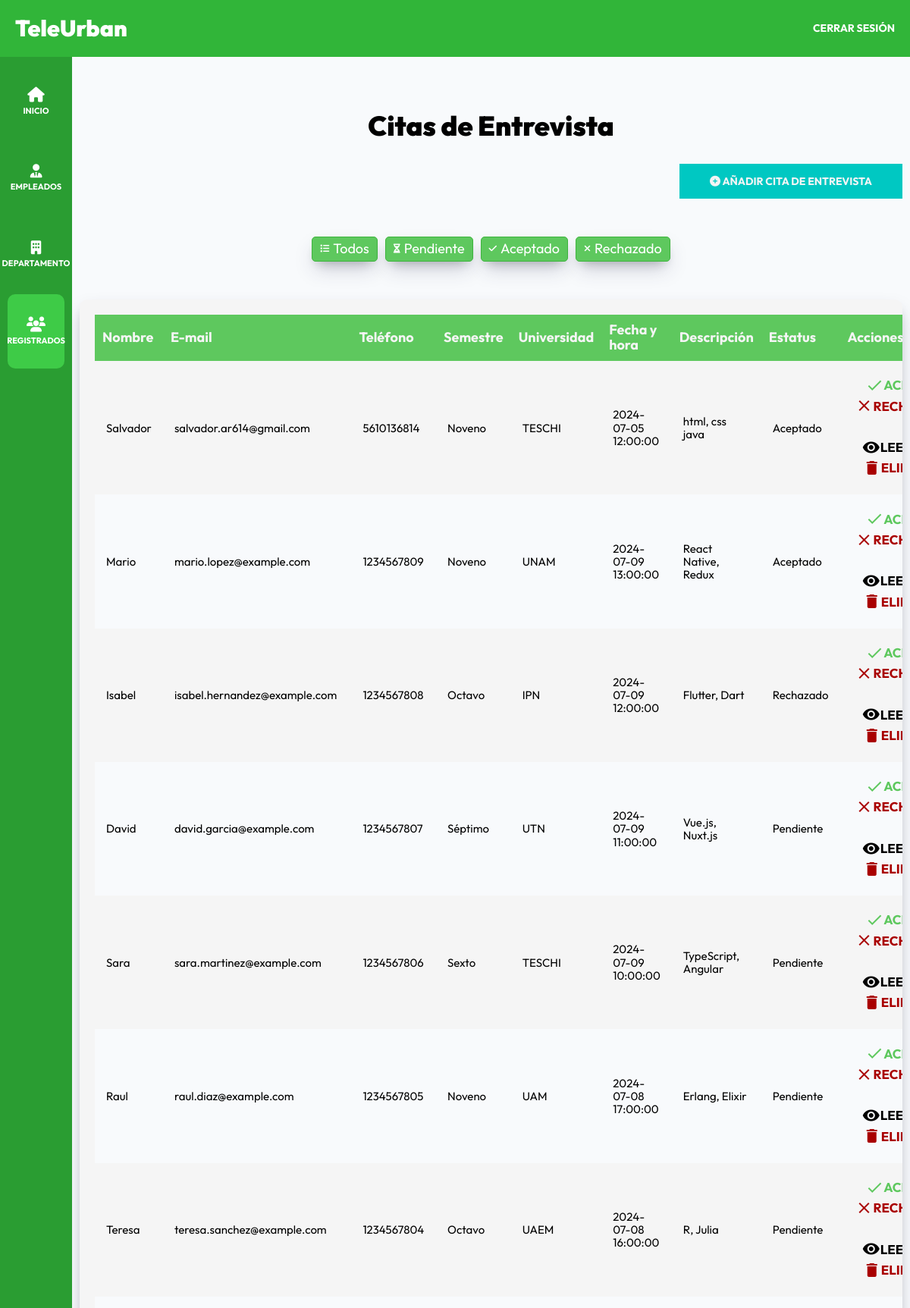
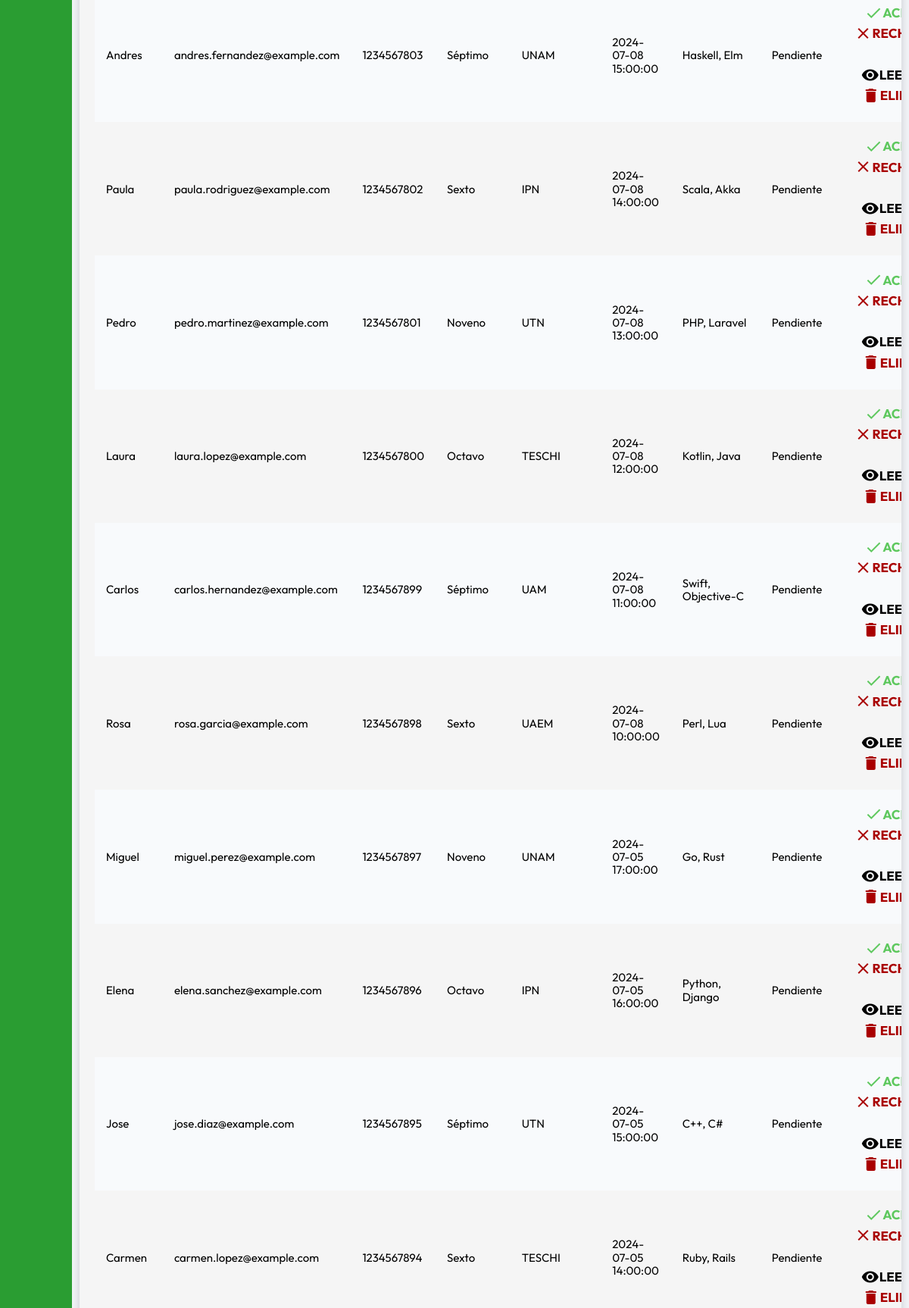
/admin/registrados (signed in, upper part), run on the app's committed database (2 pictures, top to bottom).
### tables this page shows
CREATE TABLE `entrevistas` (
  `id` int NOT NULL AUTO_INCREMENT,
  `nombre` varchar(255) NOT NULL,
  `a_paterno` varchar(255) NOT NULL,
  `a_materno` varchar(255) NOT NULL,
  `email` varchar(255) NOT NULL,
  `telefono` varchar(20) NOT NULL,
  `discapacidad_id` bigint DEFAULT NULL,
  `genero_id` bigint DEFAULT NULL,
  `semestre_id` bigint DEFAULT NULL,
  `universidad_id` bigint DEFAULT NULL,
  `curriculum` longblob,
  `fecha_hora` datetime NOT NULL,
  `modalidad_id` bigint DEFAULT NULL,
  `token` varchar(82) DEFAULT NULL,
  `token_expiracion` datetime DEFAULT NULL,
  `departamento_id` bigint DEFAULT NULL,
  `habilidades` text,
  `estatus_id` bigint DEFAULT NULL,
  PRIMARY KEY (`id`),
  KEY `discapacidad_id` (`discapacidad_id`),
  KEY `genero_id` (`genero_id`),
  KEY `semestre_id` (`semestre_id`),
  KEY `universidad_id` (`universidad_id`),
  KEY `modalidad_id` (`modalidad_id`),
  KEY `fk_departamento_id` (`departamento_id`),
  KEY `fk_estatus` (`estatus_id`),
  CONSTRAINT `entrevistas_ibfk_1` FOREIGN KEY (`discapacidad_id`) REFERENCES `discapacidad` (`id`),
  CONSTRAINT `entrevistas_ibfk_2` FOREIGN KEY (`genero_id`) REFERENCES `genero` (`id`),
  CONSTRAINT `entrevistas_ibfk_3` FOREIGN KEY (`semestre_id`) REFERENCES `semestre` (`id`),
  CONSTRAINT `entrevistas_ibfk_4` FOREIGN KEY (`universidad_id`) REFERENCES `universidad` (`id`),
  CONSTRAINT `entrevistas_ibfk_6` FOREIGN KEY (`modalidad_id`) REFERENCES `descripcion` (`id`),
  CONSTRAINT `entrevistas_ibfk_departamento` FOREIGN KEY (`departamento_id`) REFERENCES `departamentos` (`id`),
  CONSTRAINT `fk_departamento_id` FOREIGN KEY (`departamento_id`) REFERENCES `departamentos` (`id`),
  CONSTRAINT `fk_estatus` FOREIGN KEY (`estatus_id`) REFERENCES `status` (`id`)
);

CREATE TABLE `semestre` (
  `id` bigint NOT NULL AUTO_INCREMENT,
  `grado` varchar(250) NOT NULL,
  PRIMARY KEY (`id`),
  UNIQUE KEY `grado` (`grado`)
);

CREATE TABLE `universidad` (
  `id` bigint NOT NULL AUTO_INCREMENT,
  `nombre` varchar(250) NOT NULL,
  PRIMARY KEY (`id`),
  UNIQUE KEY `nombre` (`nombre`)
);

CREATE TABLE `status` (
  `id` bigint NOT NULL AUTO_INCREMENT,
  `nombre` varchar(250) NOT NULL,
  PRIMARY KEY (`id`),
  UNIQUE KEY `nombre` (`nombre`)
);

### controllers/EntrevistaController.php (called while the page is built, shortened)
<?php
class EntrevistaController {
    public static function index(Router $router) {
        $entrevistas = [];
        if (is_admin()) {
            $entrevistas = Entrevista::all();
        } elseif (is_jefe() || is_trabajador()) {
            $user_departamento_id = $_SESSION['departamento_id'];
            $entrevistas = Entrevista::where('departamento_id', $user_departamento_id);
        } else {
            header('Location: /403');
            return;
        }
        foreach ($entrevistas as $entrevista) {
            $entrevista->universidad_nombre = $entrevista->obtenerUniversidad();
            $entrevista->semestre_nombre = $entrevista->obtenerSemestre();
            $entrevista->departamento_nombre = $entrevista->obtenerDepartamento();
            $entrevista->modalidad_nombre = $entrevista->obtenerModalidad();
            $entrevista->discapacidad_nombre = $entrevista->obtenerDiscapacidad();
            $entrevista->genero_nombre = $entrevista->obtenerGenero();
            $entrevista->estatus_nombre = $entrevista->obtenerEstatus();
        }
        $router->render('admin/registrados/index', [
            'titulo' => 'Citas de Entrevista',
            'entrevistas' => $entrevistas,
            'mostrarAcciones' => true
        ]);
    }
}

### public/index.php (called while the page is built, shortened)
<?php
$router = new Router();
$router->get('/login', [AuthController::class, 'login']);
$router->post('/login', [AuthController::class, 'login']);
$router->post('/logout', [AuthController::class, 'logout']);
$router->get('/registro', [AuthController::class, 'registro']);
$router->post('/registro', [AuthController::class, 'registro']);
$router->get('/olvide', [AuthController::class, 'olvide']);
$router->post('/olvide', [AuthController::class, 'olvide']);
$router->get('/reestablecer', [AuthController::class, 'reestablecer']);
$router->post('/reestablecer', [AuthController::class, 'reestablecer']);
$router->get('/mensaje', [AuthController::class, 'mensaje']);
$router->get('/confirmar-cuenta', [AuthController::class, 'confirmar']);
$router->get('/admin/dashboard', [DashboardController::class, 'index']);
$router->get('/admin/empleados', [EmpleadosController::class, 'index']);
$router->get('/admin/empleados/crear', [EmpleadosController::class, 'crear']);
$router->post('/admin/empleados/crear', [EmpleadosController::class, 'crear']);
$router->get('/admin/empleados/editar', [EmpleadosController::class, 'editar']);
$router->post('/admin/empleados/editar', [EmpleadosController::class, 'editar']);
$router->post('/admin/empleados/eliminar', [EmpleadosController::class, 'eliminar']);
$router->get('/admin/departamentos', [DepartamentosController::class, 'index']);
$router->get('/admin/departamentos/crear', [DepartamentosController::class, 'crear']);
$router->post('/admin/departamentos/crear', [DepartamentosController::class, 'crear']);
$router->get('/admin/departamentos/editar', [DepartamentosController::class, 'editar']);
$router->post('/admin/departamentos/editar', [DepartamentosController::class, 'editar']);
$router->post('/admin/departamentos/eliminar', [DepartamentosController::class, 'eliminar']);
$router->post('/admin/departamentos/publicar', [DepartamentosController::class, 'publicar']);
$router->post('/admin/departamentos/despublicar', [DepartamentosController::class, 'despublicar']);
$router->post('/admin/departamentos/toggle-disponibilidad', [DepartamentosController::class, 'toggleDisponibilidad']);
$router->post('/admin/registrados/aceptar', [EntrevistaController::class, 'aceptar']);
$router->post('/admin/registrados/rechazar', [EntrevistaController::class, 'rechazar']);
$router->get('/admin/registrados/cv', [EntrevistaController::class, 'cv']);
$router->get('/admin/registrados/ver', [EntrevistaController::class, 'verMasInformacion']);
$router->get('/', [PaginasController::class, 'index']);
$router->get('/teleurban', [PaginasController::class, 'nosotros']);
$router->get('/departamentos', [PaginasController::class, 'departamentos']);
$router->get('/departamento', [DepartamentosController::class, 'detalle']);
$router->get('/citas', [CitasController::class, 'crear']);
$router->post('/citas', [CitasController::class, 'crear']);
$router->post('/validar-fecha-hora', [CitasController::class, 'validarFechaHora']);
$router->get('/404', [PaginasController::class, 'error']);
$router->get('/entrevistas', [CitasController::class, 'listar']);
$router->get('/modificar-cita', [CitasController::class, 'editar']);
$router->post('/modificar-cita', [CitasController::class, 'editar']);
$router->get('/login-cita', [CitasController::class, 'login']);
$router->post('/login-cita', [CitasController::class, 'login']);
$router->get('/admin/registrados', [EntrevistaController::class, 'index']);
$router->get('/admin/registrados/editar', [EntrevistaController::class, 'editar']);
$router->post('/admin/registrados/editar', [EntrevistaController::class, 'editar']);
$router->post('/admin/registrados/eliminar', [EntrevistaController::class, 'eliminar']);
$router->comprobarRutas();

### models/ActiveRecord.php (called while the page is built, shortened)
<?php
class ActiveRecord {
    protected static $db;
    protected static $tabla = '';
    public static function setDB($database) {
        self::$db = $database;
    }
    public static function consultarSQL($query) {
        $resultado = self::$db->query($query);
        $array = [];
        while($registro = $resultado->fetch_assoc()) {
            $array[] = static::crearObjeto($registro);
        }
        return $array;
    }
    protected static function crearObjeto($registro) {
        $objeto = new static;
        foreach($registro as $key => $value ) {
            if(property_exists( $objeto, $key  )) {
                $objeto->$key = $value;
            }
        }
        return $objeto;
    }
    public static function all($orden = 'DESC') {
        $query = "SELECT * FROM " . static::$tabla . " ORDER BY id {$orden}";
        $resultado = self::consultarSQL($query);
        return $resultado;
    }
}

### views/admin/registrados/index.php (the view, shortened to what this page needs)
<h2 class="dashboard__heading"><?php echo $titulo; ?></h2>
<div class="dashboard__contenedor-boton">
    <a class="dashboard__boton" href="/admin/registrados/crear">
        <i class="fa-solid fa-circle-plus"></i>
        Añadir Cita de Entrevista
    </a>
</div>
<div class="filtros-estado">
    <button class="dashboard__filtro" data-filter="todos">
        <i class="fa-solid fa-list"></i>
        Todos
    </button>
    <button class="dashboard__filtro" data-filter="pendiente">
        <i class="fa-solid fa-hourglass-half"></i>
        Pendiente
    </button>
    <button class="dashboard__filtro" data-filter="aceptado">
        <i class="fa-solid fa-check"></i>
        Aceptado
    </button>
    <button class="dashboard__filtro" data-filter="rechazado">
        <i class="fa-solid fa-times"></i>
        Rechazado
    </button>
</div>
<div class="dashboard__contenedor">
    <?php if (!empty($entrevistas)) { ?>
        <table class="table">
            <thead class="table__thead">
                <tr>
                    <th scope="col" class="table__th">Nombre</th>
                    <th scope="col" class="table__th">E-mail</th>
                    <th scope="col" class="table__th">Teléfono</th>
                    <th scope="col" class="table__th">Semestre</th>
                    <th scope="col" class="table__th">Universidad</th>
                    <th scope="col" class="table__th">Fecha y hora</th>
                    <th scope="col" class="table__th">Descripción</th>
                    <th scope="col" class="table__th">Estatus</th>
                    <th scope="col" class="table__th">Acciones</th>
                </tr>
            </thead>
            <tbody class="table__tbody">
                <?php foreach ($entrevistas as $entrevista) { ?>
                    <tr class="table__tr" data-status="<?php echo strtolower($entrevista->estatus_nombre); ?>">
                        <td class="table__td"><?php echo $entrevista->nombre; ?></td>
                        <td class="table__td"><?php echo $entrevista->email; ?></td>
                        <td class="table__td"><?php echo $entrevista->telefono; ?></td>
                        <td class="table__td"><?php echo $entrevista->semestre_nombre; ?></td>
                        <td class="table__td"><?php echo $entrevista->universidad_nombre; ?></td>
                        <td class="table__td"><?php echo $entrevista->fecha_hora; ?></td>
                        <td class="table__td"><?php echo $entrevista->habilidades; ?></td>
                        <td class="table__td"><?php echo $entrevista->estatus_nombre; ?></td>
                        <td class="table__td table__td--acciones">
                            <div class="acciones-contenedor">
                                <?php if ($mostrarAcciones) { ?>
                                    <form method="POST" action="/admin/registrados/aceptar" class="table__formulario">
                                        <button class="table__accion table__accion--aceptar" type="submit" <?php echo $entrevista->estatus_id != 1 ? 'disabled' : ''; ?>>
                                            <i class="material-icons">check</i>
                                            Aceptar
                                        </button>
                                    </form>
                                    <form method="POST" action="/admin/registrados/rechazar" class="table__formulario">
                                        <button class="table__accion table__accion--rechazar" type="submit" <?php echo $entrevista->estatus_id != 1 ? 'disabled' : ''; ?>>
                                            <i class="material-icons">close</i>
                                            Rechazar
                                        </button>
                                    </form>
                                <?php } ?>
                                <a class="table__accion table__accion--ver" href="/admin/registrados/ver?id=<?php echo $entrevista->id; ?>">
                                    <i class="material-icons">visibility</i>
                                    Leer más
                                </a>
                                <form method="POST" action="/admin/registrados/eliminar" class="table__formulario">
                                    <button class="table__accion table__accion--eliminar" type="submit">
                                        <i class="material-icons">delete</i>
                                        Eliminar
                                    </button>
                                </form>
                            </div>
                        </td>
                    </tr>
                <?php } ?>
            </tbody>
        </table>
    <?php } else { ?>
        <p class="text-center">No hay citas de entrevistas registradas</p>
    <?php } ?>
</div>

### data on the page
entrevistas: nombre "Salvador", email "salvador.ar614@gmail.com", telefono "5610136814", semestre.grado "Noveno", universidad.nombre "TESCHI", fecha_hora "2024-07-05 12:00:00", habilidades "html, css java", estatus.nombre "Aceptado"
entrevistas: nombre "Mario", email "mario.lopez@example.com", telefono "1234567809", semestre.grado "Noveno", universidad.nombre "UNAM", fecha_hora "2024-07-09 13:00:00", habilidades "React Native, Redux", estatus.nombre "Aceptado"
entrevistas: nombre "Isabel", email "isabel.hernandez@example.com", telefono "1234567808", semestre.grado "Octavo", universidad.nombre "IPN", fecha_hora "2024-07-09 12:00:00", habilidades "Flutter, Dart", estatus.nombre "Rechazado"
entrevistas: nombre "David", email "david.garcia@example.com", telefono "1234567807", semestre.grado "Séptimo", universidad.nombre "UTN", fecha_hora "2024-07-09 11:00:00", habilidades "Vue.js, Nuxt.js", estatus.nombre "Pendiente"
entrevistas: nombre "Sara", email "sara.martinez@example.com", telefono "1234567806", semestre.grado "Sexto", universidad.nombre "TESCHI", fecha_hora "2024-07-09 10:00:00", habilidades "TypeScript, Angular", estatus.nombre "Pendiente"
entrevistas: nombre "Raul", email "raul.diaz@example.com", telefono "1234567805", semestre.grado "Noveno", universidad.nombre "UAM", fecha_hora "2024-07-08 17:00:00", habilidades "Erlang, Elixir", estatus.nombre "Pendiente"
entrevistas: nombre "Teresa", email "teresa.sanchez@example.com", telefono "1234567804", semestre.grado "Octavo", universidad.nombre "UAEM", fecha_hora "2024-07-08 16:00:00", habilidades "R, Julia", estatus.nombre "Pendiente"
entrevistas: nombre "Andres", email "andres.fernandez@example.com", telefono "1234567803", semestre.grado "Séptimo", universidad.nombre "UNAM", fecha_hora "2024-07-08 15:00:00", habilidades "Haskell, Elm", estatus.nombre "Pendiente"
entrevistas: nombre "Paula", email "paula.rodriguez@example.com", telefono "1234567802", semestre.grado "Sexto", universidad.nombre "IPN", fecha_hora "2024-07-08 14:00:00", habilidades "Scala, Akka", estatus.nombre "Pendiente"
entrevistas: nombre "Pedro", email "pedro.martinez@example.com", telefono "1234567801", semestre.grado "Noveno", universidad.nombre "UTN", fecha_hora "2024-07-08 13:00:00", habilidades "PHP, Laravel", estatus.nombre "Pendiente"
entrevistas: nombre "Laura", email "laura.lopez@example.com", telefono "1234567800", semestre.grado "Octavo", universidad.nombre "TESCHI", fecha_hora "2024-07-08 12:00:00", habilidades "Kotlin, Java", estatus.nombre "Pendiente"
entrevistas: nombre "Carlos", email "carlos.hernandez@example.com", telefono "1234567899", semestre.grado "Séptimo", universidad.nombre "UAM", fecha_hora "2024-07-08 11:00:00", habilidades "Swift, Objective-C", estatus.nombre "Pendiente"
entrevistas: nombre "Rosa", email "rosa.garcia@example.com", telefono "1234567898", semestre.grado "Sexto", universidad.nombre "UAEM", fecha_hora "2024-07-08 10:00:00", habilidades "Perl, Lua", estatus.nombre "Pendiente"
entrevistas: nombre "Miguel", email "miguel.perez@example.com", telefono "1234567897", semestre.grado "Noveno", universidad.nombre "UNAM", fecha_hora "2024-07-05 17:00:00", habilidades "Go, Rust", estatus.nombre "Pendiente"
entrevistas: nombre "Elena", email "elena.sanchez@example.com", telefono "1234567896", semestre.grado "Octavo", universidad.nombre "IPN", fecha_hora "2024-07-05 16:00:00", habilidades "Python, Django", estatus.nombre "Pendiente"
entrevistas: nombre "Jose", email "jose.diaz@example.com", telefono "1234567895", semestre.grado "Séptimo", universidad.nombre "UTN", fecha_hora "2024-07-05 15:00:00", habilidades "C++, C#", estatus.nombre "Pendiente"
entrevistas: nombre "Carmen", email "carmen.lopez@example.com", telefono "1234567894", semestre.grado "Sexto", universidad.nombre "TESCHI", fecha_hora "2024-07-05 14:00:00", habilidades "Ruby, Rails", estatus.nombre "Pendiente"

### other printed values
$titulo "Citas de Entrevista"
